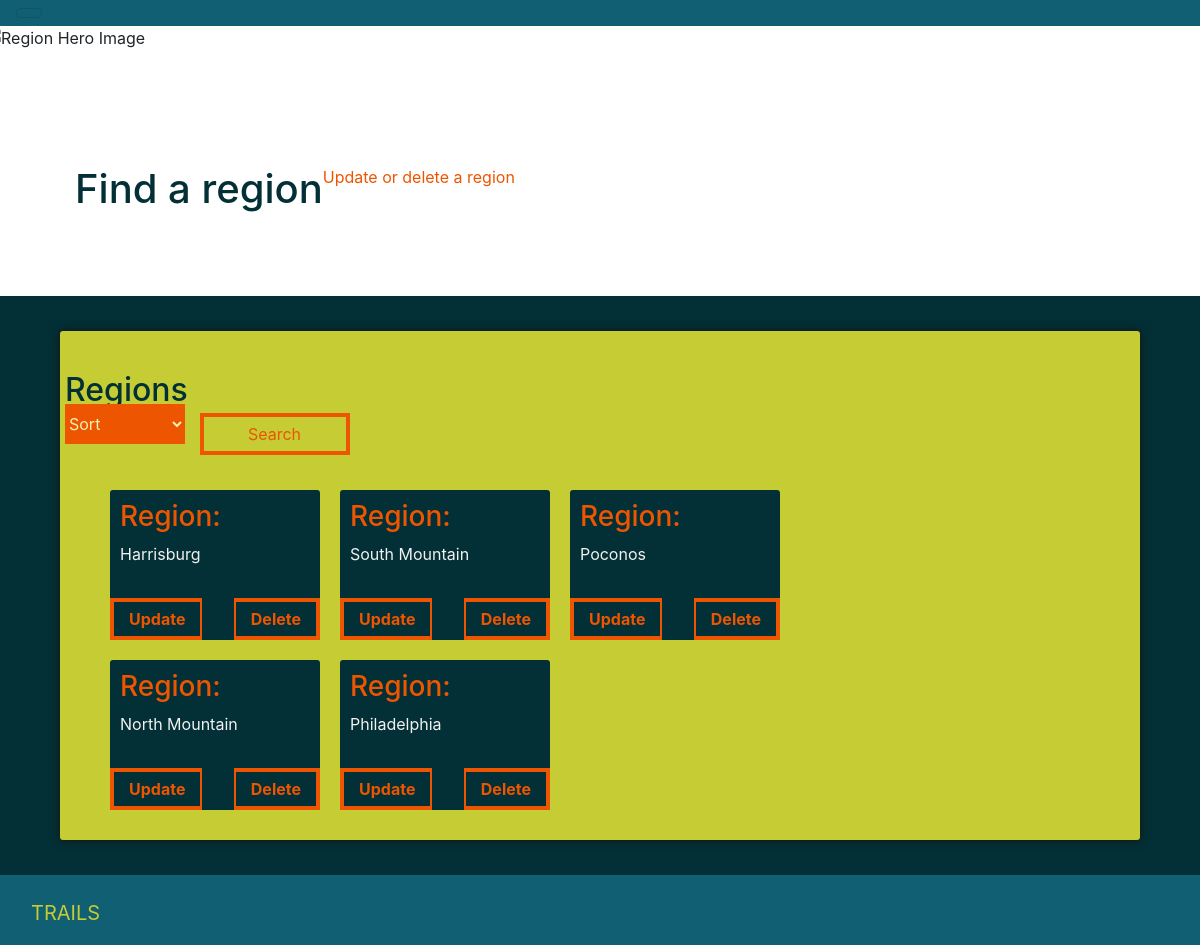
/find-region.php, run on the app's committed database.
### tables this page shows
CREATE TABLE `region` (
  `id` int(11) UNSIGNED NOT NULL,
  `name` varchar(255) DEFAULT NULL
);

### find-region.php (the view, shortened to what this page needs)
<?php
include 'inc/db.php';
include 'inc/header.php';
$regionQuery = "SELECT region.id AS region_id, region.name AS regionName FROM region";
$regionResults = $conn->query($regionQuery);
?>
        <?php include 'inc/region-hero.php'; ?>
        <div class="container">
            <div class="row page-intro">
                <h1 class="col-xs-12 text-xs-center">Find a region</h1>
                <p class="col-xs-12 text-xs-center">Update or delete a region</p>
            </div>
        </div>
        <div class="container-fluid trail-section">
            <div class="container">
                <div class="row">
                    <div class="form-card clearfix">
                        <h2 class="col-xs-12">Regions</h2>
                        <div class="col-xs-6 drop-down">
                            <form action="find-region.php" method="post" accept-charset="utf-8">
                                <div class="form-group" id="region-from-group">
                                    <select class="float-xs-left my-drp-down sort-drop-down" name="Region-sort-drp-down">
                                        <option value="region-sort">Sort</option>
                                    </select>
                                    <button type="submit" value="send" name="submit" class="col-xs-12 float-xs-right btn btn-default my-btn submit-btn" id="region-submit">Search</button>
                                </div>
                            </form>
                        </div>
                        <div class="col-sm-12 col-md-8" id="region-area">
                            <?php
                            if ($regionResults->num_rows > 0) {
                                while ($row = $regionResults->fetch_assoc()) {
                                    echo '<div class="trail" id="region-card">
                                            <h3 class="text-xs-center region-h3">Region:</h3>
                                            <p class="text-xs-center">' . $row['regionName'] . '</p>
                                            <div class="trail-link">
                                                <a class="col-xs-6 font-weight-bold explore-btn" href=region-form.php?region_id=' . $row['region_id'] .'>Update</a>
                                                <a class="col-xs-6 font-weight-bold delete-btn" href=delete.php?region_id=' . $row['region_id'] .'>Delete</a>
                                            </div>
                                        </div>';
                                }
                            } else {
                                echo "Error: " . $conn->error;
                                echo "<br>";
                                echo "There are no records of any regions.";
                            }
                            ?>
                        </div>
                    </div>
                </div>
            </div>
        </div>
<?php include 'inc/footer.php'; ?>

### styles/main.css (style rules this page uses)
.container { margin: 0 auto; padding: 15px; max-width: 1080px; width: 100%; }
p { color: #f1f1f1; }
h2 { margin: 20px -10px 5px; color: #033036; }
h3 { margin-top: 30px; color: #ED5500; }
.form-card { margin: 20px auto; padding: 20px 15px; background: #C6CC33; border-radius: 3px; box-shadow: 0px 0px 10px #121212; }
.my-btn { padding: 15px; text-align: center; border: 4px solid #ED5500; color: #ED5500; margin-top: 15px; width: 240px; background: none; border-radius: 0; }
.drop-down { margin-top: 10px; width: auto; }
.my-drp-down { margin-top: 10px; width: 240px; height: 50px; background: #ED5500; color: #F7F3B2; border: none; border-radius: 0; margin: 0 0 20px -10px; }
.about, .trail-section { background: #033036; }
#trail-area, #region-area { padding: 0; margin-left: 35px; height: auto; }
#region-submit { margin-left: 10px; }
#region-from-group { margin-top: -30px; }
.submit-btn { width: 150px; padding: 5px; }
.trail { margin: 10px 20px 10px 0; padding: 10px; width: 210px; height: 300px; float: left; background: #033036; border-radius: 3px; position: relative; }
.explore-btn { padding: 5px 15px; text-align: center; border: 4px solid #ED5500; border-left: 4px solid #ED5500; border-right: 2px solid #ED5500; color: #ED5500; position: absolute; left: 0; bottom: 0; }
.delete-btn { padding: 5px 15px; text-align: center; border: 4px solid #ED5500; border-left: 2px solid #ED5500; border-right: 4px solid #ED5500; color: #ED5500; position: absolute; right: 0; bottom: 0; }
.sort-drop-down { margin-top: 15px; width: 120px; height: 40px; }
.page-intro { margin: 100px auto 60px; }
.page-intro h1 { color: #033036; }
.page-intro p { color: #ED5500; }
.region-h3 { margin-top: 0; }
#region-card { height: 150px; }

### data on the page
region: name "Harrisburg"
region: name "South Mountain"
region: name "Poconos"
region: name "North Mountain"
region: name "Philadelphia"
